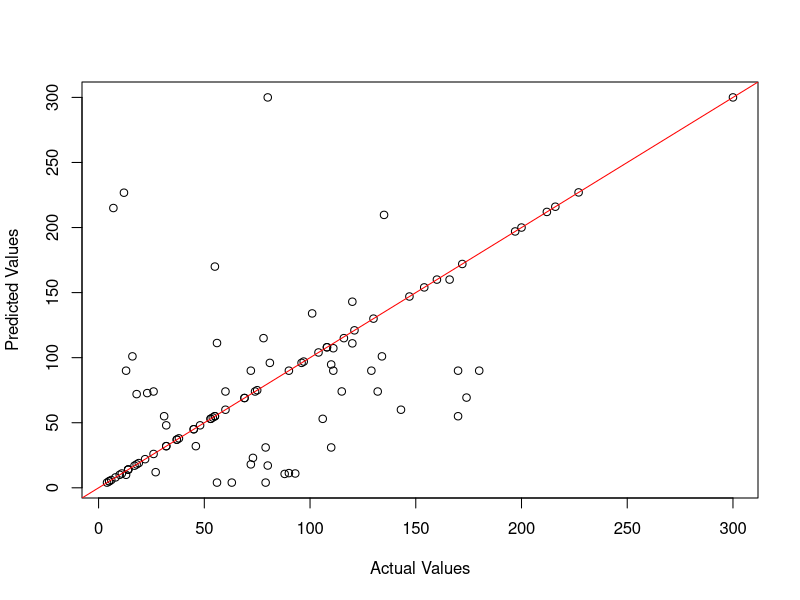
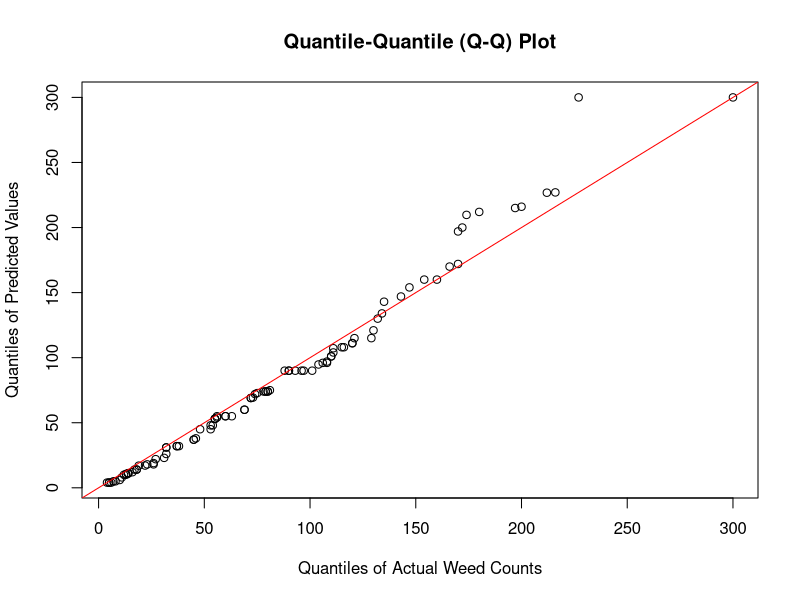

The R source for these figures, in order:
# Simulated data for demonstration (replace with your actual data)
set.seed(123)
n <- 100  # Number of data points
data <- read.csv("spatial_data.csv")
S <- data.frame(x = data$Eastings..meter., y = data$Northing.meter., c = data$Exact.weed.counts)
T <- S  # For demonstration purposes, we use S as both observed and new locations

# Define the correlation function based on the TGRF model
correlation_function <- function(h, kappa) {
  return(exp(-sqrt(h[1]^2 + h[2]^2) / kappa))
}

# Function for parameter estimation (e.g., MLE for kappa)
estimate_kappa <- function(data) {
  # Your parameter estimation code here
  kappa <- 1.13  # Replace with your actual estimation result
  return(kappa)
}

# Function to predict image estimates
predict_image <- function(data, kappa) {
  n <- nrow(data)
  predicted_values <- numeric(n)
  
  for (i in 1:n) {
    y_i <- rnorm(1)  # Simulate a standard normal random variable
    h <- as.matrix(data[i, c("x", "y")]) - data[, c("x", "y")]
    corr_values <- correlation_function(h, kappa)
    weighted_values <- data$c * corr_values
    predicted_values[i] <- sum(weighted_values) / sum(corr_values)
  }
  
  return(predicted_values)
}

# Set up k-fold cross-validation
k <- 5  # Number of folds
folds <- split(1:nrow(S), sample(1:k, nrow(S), replace = TRUE))

# Initialize a vector to store predictions and actual values
all_predictions <- c()
all_actual <- c()

# Perform cross-validation
for (fold in 1:k) {
  train_indices <- unlist(folds[-fold])
  test_indices <- unlist(folds[fold])
  
  train_data <- S[train_indices, ]
  test_data <- S[test_indices, ]
  
  # Estimate kappa from the training data
  kappa <- estimate_kappa(train_data)
  
  # Predict image estimates for the test data
  predictions <- predict_image(test_data, kappa)
  
  # Store the predictions and actual values
  all_predictions <- c(all_predictions, predictions)
  all_actual <- c(all_actual, test_data$c)
}

# Create a pair plot between predicted and actual values
pair_plot_data <- data.frame(Actual = all_actual, Predicted = all_predictions)
plot(pair_plot_data$Actual, pair_plot_data$Predicted, xlab = "Actual Values", ylab = "Predicted Values")
abline(a = 0, b = 1, col = "red")

## creating the Q- Q plot between predictive and actual weed count 
# Assuming you have the predicted values and the actual "exact weed counts" in vectors
predicted_values <- all_predictions
exact_counts <- all_actual     

# Create a Q-Q plot
qqplot(exact_counts, predicted_values,
       xlab = "Quantiles of Actual Weed Counts",
       ylab = "Quantiles of Predicted Values",
       main = "Quantile-Quantile (Q-Q) Plot")

# Add a 45-degree reference line
abline(0, 1, col = "red")

## calculating the mean ssquare errror by the prediction using the TGCP model 
# Calculate residuals
residuals <- all_actual - all_predictions

# Square residuals
squared_residuals <- residuals^2

# Calculate MSE
mse <- mean(squared_residuals)

# Print the MSE
cat("Mean Squared Error (MSE):", mse, "\n")

# MSE of the TGCP model is 2894.996